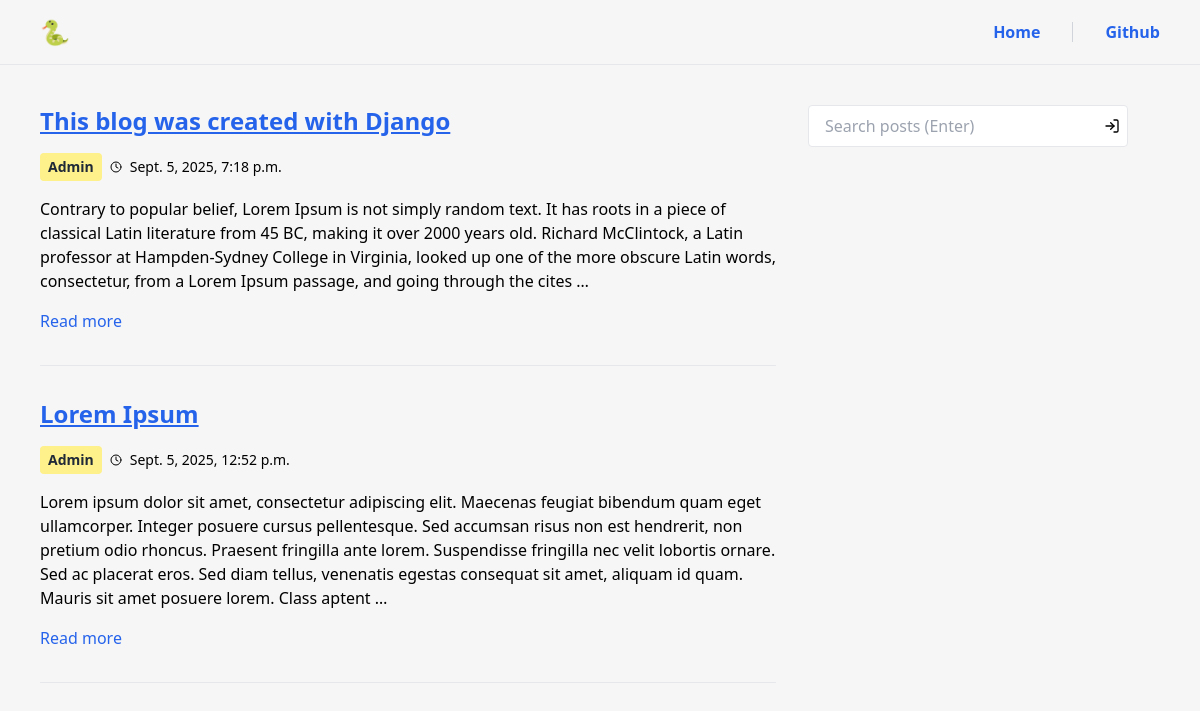
Before: / with the older database file.
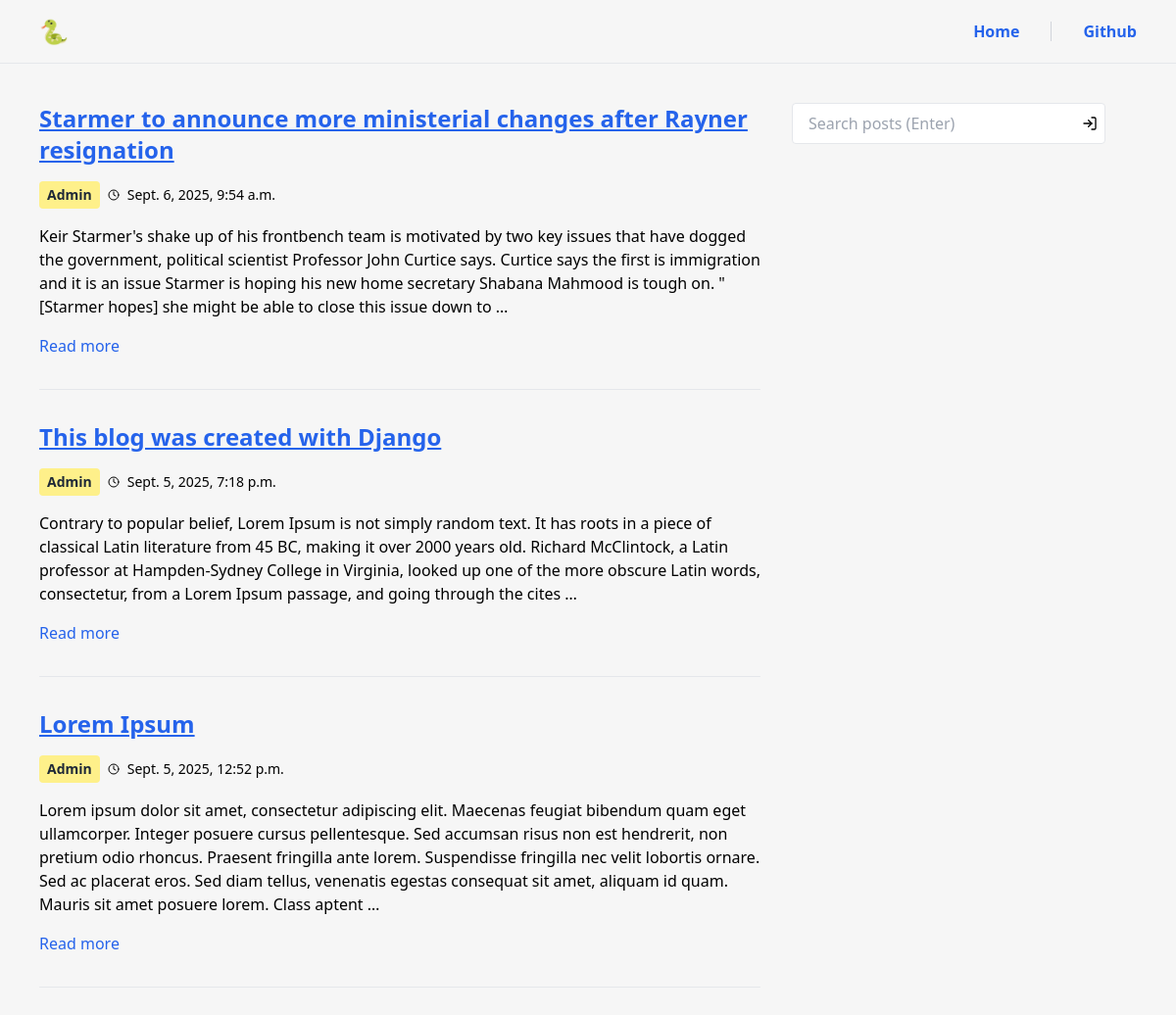
After: the same page with the newer database file.
### blog/models.py (models this page shows, shortened)
class Post(models.Model):
    title = models.CharField(max_length=200)
    content = models.TextField()
    created_at = models.DateTimeField(auto_now_add=True)
    author = models.ForeignKey(User, on_delete=models.CASCADE)
    slug = models.SlugField(unique=True, blank=True, null=True)

### blog/views.py (the view)
# urls.py: path('', views.post_list, name='post_list'),
def post_list(request):
    query = request.GET.get('q')
    if query:
        posts = Post.objects.filter(Q(title__icontains=query) | Q(content__icontains=query)).order_by('-created_at')
    else:
        posts = Post.objects.order_by('-created_at') # order posts by newest first
    return render(request, 'blog/post_list.html', {'posts': posts})

### blog/context_processors.py (called while the page is built)
def global_icons(request):
    return {
        'clock_icon': CLOCK_ICON,
        'enter_icon': ENTER_ICON
    }

### blog/templates/blog/post_list.html (shortened to what this page needs)
{% extends "./base.html" %}
{% block header %}
<header class="bg-transparent flex flex-col md:flex-row items-center justify-between px-4 md:px-10 py-4 mb-10 border-b border-gray-200 w-full">
    <div class="flex items-center gap-3 mb-4 md:mb-0">
        <span class="text-2xl"><a href="{% url 'post_list' %}">🐍</a></span>
    </div>
    <nav class="flex items-center gap-4 md:gap-6 overflow-x-auto">
        <a href="{% url 'post_list' %}" class="text-blue-600 hover:text-blue-600 font-semibold">Home</a>
        <a href="https://github.com/tomwls/django_blog" class="text-blue-600 hover:text-blue-600 font-semibold">Github</a>
    </nav>
</header>
{% endblock %}
{% block content %}
<div class="flex flex-col md:flex-row gap-8 w-full">
    <div class="flex-1">
        <div class="space-y-8">
            {% for post in posts %}
                <article>
                    <h2 class="text-2xl font-semibold mb-4">
                        <a href="{% url 'post_detail' slug=post.slug %}" class="text-blue-600 underline">{{ post.title }}</a>
                    </h2>
                    <div class="flex flex-wrap items-center gap-2 mb-4">
                        <p class="inline-block bg-yellow-200 text-gray-800 font-semibold text-sm px-2 py-1 rounded">{{ post.author.username|title }}</p>
                        <span class="inline-block align-middle">{{ clock_icon|safe }}</span>
                        <p class="text-black text-sm">{{ post.created_at }}</p>
                    </div>
                    <p class="text-black mb-4">{{ post.content|truncatewords:60}}</p>
                    <a href="{% url 'post_detail' slug=post.slug %}" class="text-blue-600 hover:underline">Read more</a>
                    <hr class="my-8 border-t border-gray-200 rounded">
                </article>
            {% empty %}
                <p class="text-blue-600 underline font-semibold text-2xl">No posts found.</p>
                <p class="text-gray-800">Try searching for something else.</p>
            {% endfor %}
        </div>
    </div>
    <aside class="w-full md:w-80 order-last md:order-none">
        <section>
            <form method="get" action="{% url 'post_list' %}" class="w-full">
                <div class="relative">
                    <input type="text" name="q" value="{{ query|default:'' }}" placeholder="Search posts (Enter)" class="border border-gray-200 px-4 py-2 w-full focus:outline-none focus:ring-1 focus:ring-gray-200 pr-10 rounded">
                    <span class="absolute inset-y-0 right-2 flex items-center pointer-events-none">
                    </span>
                </div>
            </form>
        </section>
    </aside>
</div>
{% endblock %}

### blog/templates/blog/base.html (shortened to what this page needs)
{% load static %}
<!DOCTYPE html>
<html lang="en">
<head>
    <link href="{% static 'css/output.css' %}" rel="stylesheet">
</head>
<body class="bg-bodybg">
    <header>
        {% block header %}
        {% endblock %}
    </header>
    <div class="flex px-10 mx-auto gap-8">
        <main class="flex-1">
            {% block content %}
            {% endblock %}
        </main>
    </div>
</body>
</html>

Changed rows visible on the page:
added Post: title "Starmer to announce more ministerial changes after Rayner resignation", author.username "Admin", created_at "Sept. 6, 2025, 9:54 a.m.", content "Keir Starmer's shake up of his frontbench team is motivated by two key issues that have dogged the government, political scientist Professor John Curtice says. Curtice says the first is immigration and it is an issue Starmer is hoping his new home secretary Shabana Mahmood is tough on. \"[Starmer hopes] she might be able to close this issue down to …"
